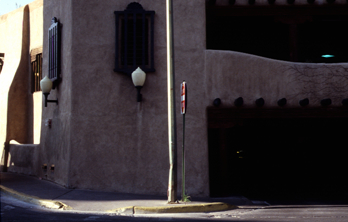
//> input picture data/colourset/garage1.jpg, 348 x 222 px
$ ./main   (built with g++ and OpenCV 4)
//> lines starting //> are read from the running program, lines starting //| are printed output that depends on the picture; after the words box and inside, x2 and y2 are one past the last pixel; in counts of white or black regions, pixels touching at a corner belong together
// C++ code for S. Li, X. Kang, and J. Hu, “Image fusion with guided filtering,” IEEE
// Trans.Image Process., vol. 22, no. 7, pp. 2864–2875, Jul. 2013.
#include "opencv2/core/core.hpp"
#include "opencv2/highgui/highgui.hpp"
#include "opencv2/imgproc/imgproc.hpp"
#include "opencv2/imgcodecs/imgcodecs.hpp"
#include "opencv2/ximgproc.hpp"
#include <vector>
#include <iostream>

void rgb2gray(const std::vector<cv::Mat>& vecI, std::vector<cv::Mat>& vecI_gray)
{
	vecI_gray.reserve(vecI.size());

	for (std::vector<cv::Mat>::const_iterator it = vecI.begin(); it != vecI.end(); ++it)
	{
		cv::Mat gray;
		cv::cvtColor(*it, gray, cv::COLOR_BGR2GRAY);
		vecI_gray.push_back(gray);
	}
}

void laplacianFilter(const std::vector<cv::Mat>& vecI_gray, std::vector<cv::Mat>& vecH)
{
	vecH.reserve(vecI_gray.size());

	cv::Mat L = (cv::Mat_<float>(3, 3) << 0, 1, 0, 1, -4, 1, 0, 1, 0);
	for (std::vector<cv::Mat>::const_iterator it = vecI_gray.begin(); it != vecI_gray.end(); ++it)
	{
		cv::Mat l;
		cv::filter2D(*it, l, -1, L);
		vecH.push_back(l);
	}
}

void gaussianSaliency(const std::vector<cv::Mat>& vecH, std::vector<cv::Mat>& vecS)
{
	vecS.reserve(vecH.size());

	for (std::vector<cv::Mat>::const_iterator it = vecH.begin(); it != vecH.end(); ++it)
	{
		cv::Mat absH = cv::abs(*it);
		cv::Mat s;
		cv::GaussianBlur(absH, s, cv::Size(11, 11), 5.0);
		vecS.push_back(s);
	}
}

void initWightMaps(const std::vector<cv::Mat>& vecS, std::vector<cv::Mat>& vecP)
{
	vecP.reserve(vecS.size());

	for (size_t i = 0; i < vecS.size(); ++i)
	{
		vecP.push_back(cv::Mat::zeros(vecS.front().size(), CV_32FC1));
	}

	const int w = vecS.front().cols;
	const int h = vecS.front().rows;
	for (int y = 0; y < h; ++y)
	{
		for (int x = 0; x < w; ++x)
		{
			int n = 0;
			float max = 0.0f;
			for (size_t i = 0; i < vecS.size(); ++i)
			{
				if (max < vecS[i].at<float>(y, x))
				{
					max = vecS[i].at<float>(y, x);
					n = (int)i;
				}
			}
			vecP[n].at<float>(y, x) = 1.0f;
		}
	}
}

void guidedOptimize(const std::vector<cv::Mat>& vecP, const std::vector<cv::Mat>& vecI_gray,
	std::vector<cv::Mat>& vecWB, std::vector<cv::Mat>& vecWD)
{
	vecWB.reserve(vecP.size());
	vecWD.reserve(vecP.size());

	for (size_t i = 0; i < vecP.size(); ++i)
	{
		cv::Mat wb;
		cv::ximgproc::guidedFilter(vecI_gray[i], vecP[i], wb, 45, 0.3 * 255 * 255); // 因为导引图未归一化，所以参数需要乘以255*255
		vecWB.push_back(wb);

		cv::Mat wd;
		cv::ximgproc::guidedFilter(vecI_gray[i], vecP[i], wd, 7, 1e-6 * 255 * 255);
		vecWD.push_back(wd);
	}

	const int w = vecP.begin()->cols;
	const int h = vecP.begin()->rows;
	for (int y = 0; y < h; ++y)
	{
		for (int x = 0; x < w; ++x)
		{
			float sumB = 0.0f;
			float sumD = 0.0f;
			for (size_t i = 0; i < vecWB.size(); ++i)
			{
				float fB = vecWB[i].at<float>(y, x);
				if (fB > 1.0f) // 过虑大于1.0的值
				{
					vecWB[i].at<float>(y, x) = 1.0f;
					fB = 1.0f;
				}
				sumB += fB;

				float fD = vecWD[i].at<float>(y, x);
				if (fD > 1.0f) // 过虑大于1.0的值
				{
					vecWD[i].at<float>(y, x) = 1.0f;
					fD = 1.0f;
				}
				sumD += fD;
			}
			for (size_t i = 0; i < vecWB.size(); ++i)
			{
				vecWB[i].at<float>(y, x) /= sumB;
				vecWD[i].at<float>(y, x) /= sumD;
			}
		}
	}
}

void decompose(const std::vector<cv::Mat>& vecI, std::vector<cv::Mat>& vecB, std::vector<cv::Mat>& vecD)
{
	vecB.reserve(vecI.size());
	vecD.reserve(vecI.size());

	for (std::vector<cv::Mat>::const_iterator it = vecI.begin(); it != vecI.end(); ++it)
	{
		cv::Mat b;
		cv::boxFilter(*it, b, -1, cv::Size(31, 31));
		cv::Mat d = *it - b;
		vecB.push_back(b);
		vecD.push_back(d);
	}
}

void fuse(const std::vector<cv::Mat>& vecI, std::vector<cv::Mat>& vecWB, std::vector<cv::Mat>& vecWD,
	cv::Mat& F)
{
	F = cv::Mat::zeros(vecI.begin()->size(), vecI.begin()->type());

	std::vector<cv::Mat> vecB;
	std::vector<cv::Mat> vecD;
	decompose(vecI, vecB, vecD);

	if (vecI.begin()->channels() == 3)
	{
		std::vector<cv::Mat> vec;
		for (size_t i = 0; i < vecWB.size(); ++i)
		{
			vec.clear();
			vec.push_back(vecWB[i]);
			vec.push_back(vecWB[i]);
			vec.push_back(vecWB[i]);
			cv::merge(vec, vecWB[i]);

			vec.clear();
			vec.push_back(vecWD[i]);
			vec.push_back(vecWD[i]);
			vec.push_back(vecWD[i]);
			cv::merge(vec, vecWD[i]);
		}
	}

	for (size_t i = 0; i < vecI.size(); ++i)
	{
		cv::Mat temp1 = vecWB[i].mul(vecB[i]);
		cv::Mat temp2 = vecWD[i].mul(vecD[i]);
		F = F + temp1 + temp2;
	}
}

int main()
{
	std::vector<cv::Mat> vecI;
 	vecI.push_back(cv::imread("../data/colourset/garage1.jpg"));
//> vecI[0] is the input picture: 222 rows x 348 cols, CV_8UC3; mean B, G, R 55, 51.9, 58.4
 	vecI.push_back(cv::imread("../data/colourset/garage2.jpg"));
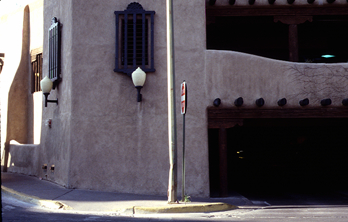
//> input picture data/colourset/garage2.jpg, 348 x 222 px
//> vecI[1] is the input picture: 222 rows x 348 cols, CV_8UC3; mean B, G, R 87.7, 81.1, 87.9
 	vecI.push_back(cv::imread("../data/colourset/garage3.jpg"));
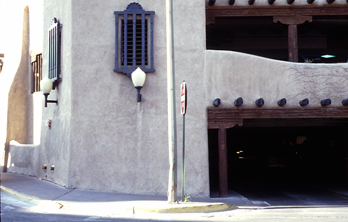
//> input picture data/colourset/garage3.jpg, 348 x 222 px
//> vecI[2] is the input picture: 222 rows x 348 cols, CV_8UC3; mean B, G, R 137.5, 132.4, 134.7
 	vecI.push_back(cv::imread("../data/colourset/garage4.jpg"));
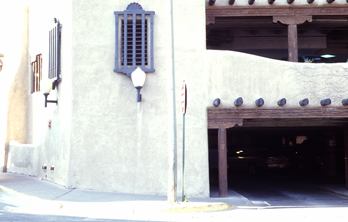
//> input picture data/colourset/garage4.jpg, 348 x 222 px
//> vecI[3] is the input picture: 222 rows x 348 cols, CV_8UC3; mean B, G, R 180.8, 179, 179.7
 	vecI.push_back(cv::imread("../data/colourset/garage5.jpg"));
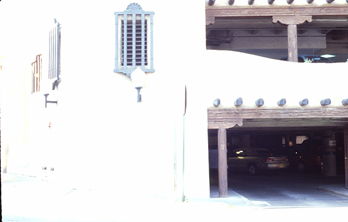
//> input picture data/colourset/garage5.jpg, 348 x 222 px
//> vecI[4] is the input picture: 222 rows x 348 cols, CV_8UC3; mean B, G, R 208.6, 204.6, 206.4
 	vecI.push_back(cv::imread("../data/colourset/garage6.jpg"));
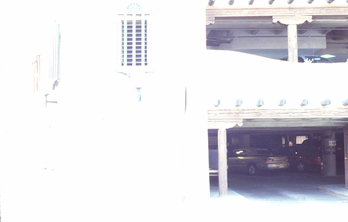
//> input picture data/colourset/garage6.jpg, 348 x 222 px
//> vecI[5] is the input picture: 222 rows x 348 cols, CV_8UC3; mean B, G, R 228.8, 224.1, 225.2
	for (std::vector<cv::Mat>::iterator it = vecI.begin(); it != vecI.end(); ++it)
	{
		if (it != vecI.begin())
		{
			if (it->size() != vecI.begin()->size())
			{
				std::cout << "All images should have the same size." << std::endl;
				return -1;
			}
		}
		(*it).convertTo(*it, CV_32FC3);
	}
//> this loop made 6 passes

	std::vector<cv::Mat> vecI_gray;
	rgb2gray(vecI, vecI_gray);
//> the loop in rgb2gray, `for (std::vector<cv::Mat>::const_iterator it = vecI.begin(); it != vec..` made 6 passes

	std::vector<cv::Mat> vecH;
	laplacianFilter(vecI_gray, vecH);
//> the loop in laplacianFilter, `for (std::vector<cv::Mat>::const_iterator it = vecI_gray.begin(); it !..` made 6 passes

	std::vector<cv::Mat> vecS;
	gaussianSaliency(vecH, vecS);
//> the loop in gaussianSaliency, `for (std::vector<cv::Mat>::const_iterator it = vecH.begin(); it != vec..` made 6 passes

	std::vector<cv::Mat> vecP;
	initWightMaps(vecS, vecP);
//> the loop in initWightMaps, `for (size_t i = 0; i < vecS.size(); ++i)` made 6 passes
//> in initWightMaps, `const int w = vecS.front().cols;`: w = 348
//> in initWightMaps, `const int h = vecS.front().rows;`: h = 222
//> after the loop in initWightMaps, `for (int y = 0; y < h; ++y)`:
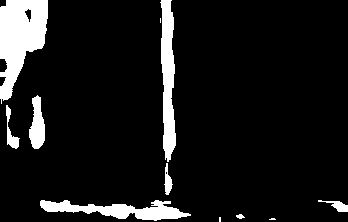
//> vecP[0]: 222 rows x 348 cols, CV_32FC1; values 0 (black) and 1 (white), 9.7% white; 11 white regions (3 under 20 px), largest, box (x1, y1, x2, y2) and area: (0, 0, 48, 104) 3054, (160, 0, 176, 162) 1742, (40, 200, 191, 221) 1546
//> after the loop in initWightMaps, `for (int y = 0; y < h; ++y)`: vecP[1]: 222 rows x 348 cols, CV_32FC1; values 0 (black) and 1 (white), 19.6% white; 72 white regions (47 under 20 px), largest, box (x1, y1, x2, y2) and area: (6, 146, 348, 222) 5305, (46, 0, 120, 122) 3106, (192, 57, 255, 116) 1416
//> after the loop in initWightMaps, `for (int y = 0; y < h; ++y)`: vecP[2]: 222 rows x 348 cols, CV_32FC1; values 0 (black) and 1 (white), 34.3% white; 59 white regions (49 under 20 px), largest, box (x1, y1, x2, y2) and area: (13, 0, 164, 202) 16919, (175, 0, 348, 212) 8243, (5, 195, 96, 222) 575
//> after the loop in initWightMaps, `for (int y = 0; y < h; ++y)`: vecP[3]: 222 rows x 348 cols, CV_32FC1; values 0 (black) and 1 (white), 9.4% white; 54 white regions (21 under 20 px), largest, box (x1, y1, x2, y2) and area: (109, 5, 159, 80) 1245, (227, 70, 291, 118) 989, (202, 101, 282, 202) 985
//> after the loop in initWightMaps, `for (int y = 0; y < h; ++y)`: vecP[4]: 222 rows x 348 cols, CV_32FC1; values 0 (black) and 1 (white), 10% white; 27 white regions (14 under 20 px), largest, box (x1, y1, x2, y2) and area: (209, 0, 348, 59) 2637, (206, 104, 348, 168) 2240, (117, 11, 151, 78) 1349
//> after the loop in initWightMaps, `for (int y = 0; y < h; ++y)`: vecP[5]: 222 rows x 348 cols, CV_32FC1; values 0 (black) and 1 (white), 17% white; 7 white regions (3 under 20 px), largest, box (x1, y1, x2, y2) and area: (208, 115, 348, 198) 9141, (209, 11, 289, 56) 2245, (296, 10, 348, 61) 1665, (130, 26, 138, 34) 38

	std::vector<cv::Mat> vecWB;
	std::vector<cv::Mat> vecWD;
	guidedOptimize(vecP, vecI_gray, vecWB, vecWD);
//> the loop in guidedOptimize, `for (size_t i = 0; i < vecP.size(); ++i)` made 6 passes
//> in guidedOptimize, `const int w = vecP.begin()->cols;`: w = 348
//> in guidedOptimize, `const int h = vecP.begin()->rows;`: h = 222
//> after the loop in guidedOptimize, `for (int y = 0; y < h; ++y)`:
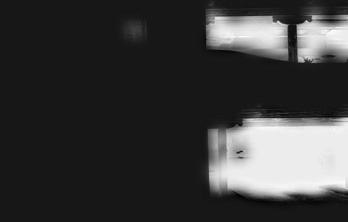
//> vecWD[5]: 222 rows x 348 cols, CV_32FC1; min -0.109, max 1.09, mean 0.169; drawn with min black and max white

	cv::Mat F;
	fuse(vecI, vecWB, vecWD, F);
//> the loop in decompose, `for (std::vector<cv::Mat>::const_iterator it = vecI.begin(); it != vec..` made 6 passes
//> the loop in fuse, `for (size_t i = 0; i < vecWB.size(); ++i)` made 6 passes
//> the loop in fuse, `for (size_t i = 0; i < vecI.size(); ++i)` made 6 passes
	F.convertTo(F, CV_8U);

	cv::imshow("F", F);

	cv::waitKey();
	return 0;
}
